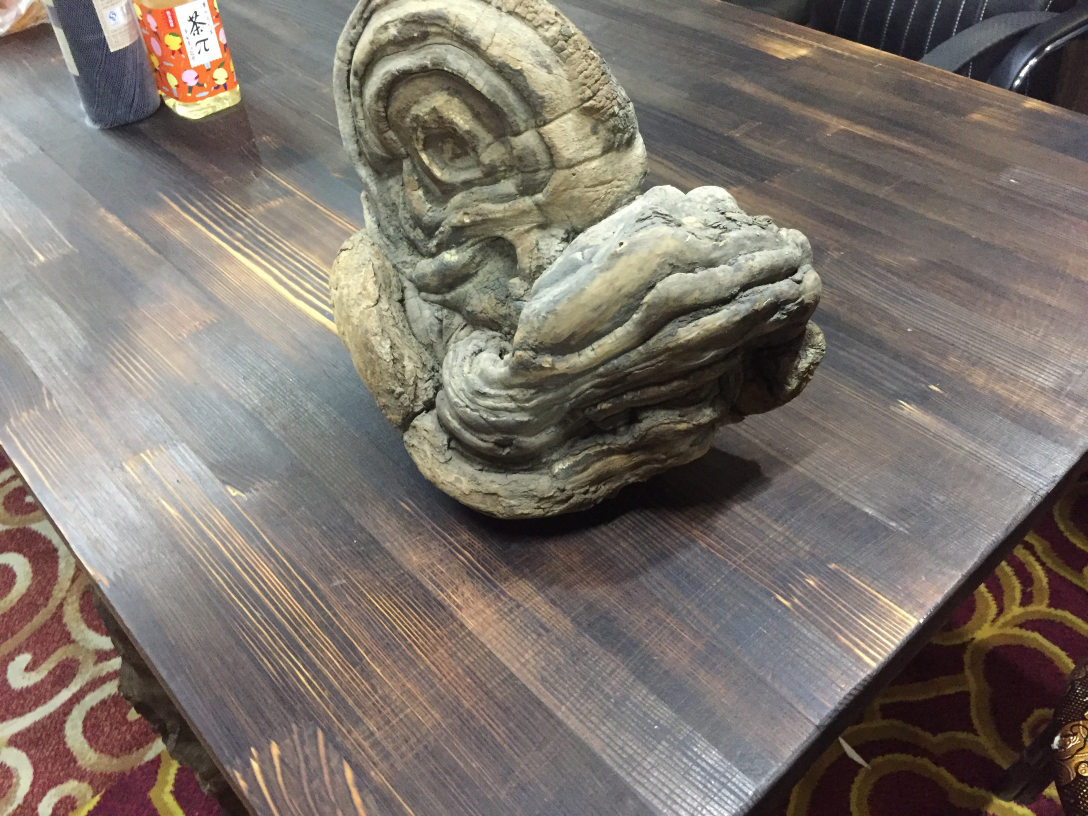
//> input picture features_and_matching/pic/IMG_0693.JPG, 3264 x 2448 px (shown at 1/3 size)
$ ./features pic/IMG_0693.JPG   (built with g++ and OpenCV 4)
//> lines starting //> are read from the running program, lines starting //| are printed output that depends on the picture
#include <opencv2/core/core.hpp>
#include <opencv2/features2d/features2d.hpp>
#include <opencv2/highgui/highgui.hpp>
#include <opencv2/xfeatures2d.hpp>
#include <opencv2/imgproc.hpp>
#include <iostream>

int main(int argc, char* argv[]) {

  cv::Mat img_src=cv::imread(argv[1]);
//> img_src is the input picture: 2448 rows x 3264 cols, CV_8UC3; mean B, G, R 109.1, 116.8, 125.3

  if(argc<2){
      std::cerr<<"usage: features image_file_name"<<std::endl;
      return -1;
  }

  // 加载图像
  if(!img_src.data){
     std::cerr<<"usage: error to load data from "<<argv[2]<<std::endl;
      return -1;
  }
  std::cout<<"image size: "<<img_src.rows<<" x "<< img_src.cols<<std::endl;
//| image size: 2448 x 3264

  // 为了更好的显示，对图像进行下采样处理
  cv::resize(img_src, img_src, cv::Size(img_src.cols*0.2, img_src.rows*0.2), 0.5, 0.5);
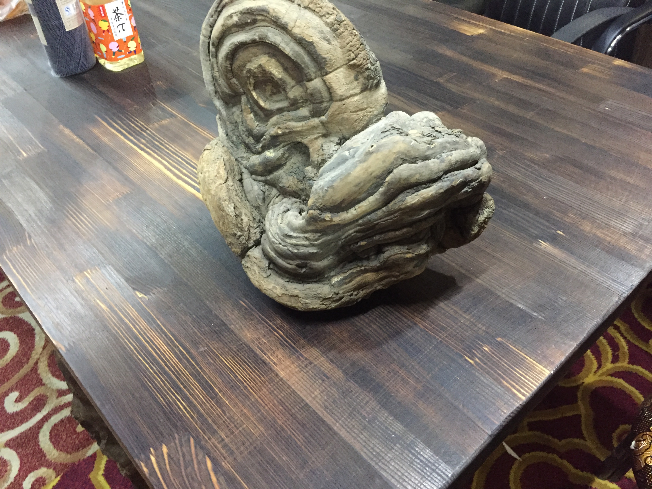
//> img_src: 489 rows x 652 cols, CV_8UC3; mean B, G, R 109, 116.7, 125.2

  // 设置需要检测的特征点的个数
  int n_features=4000;

    /*********************************Harris Corners*****************************/
  clock_t  time_begin=clock();
  // harris 角点检测
  cv::Ptr<cv::GFTTDetector> gftt_detector=cv::GFTTDetector::create(n_features /* maximum of number of keypoints 最大找到的特征点数量*/
                                                                    ,0.01 /* quality level */
                                                                    ,1   /* minimum distances between key points */
                                                                    ,3    /* block size 取窗口大小*/
                                                                    ,true /* use harris detector */
                                                                    ,0.04 /* the value of k in C=det(H) -k trace(H)^2 系数*/
                                                                    );

  // harris 关键点
  std::vector<cv::KeyPoint> harris_keypts;
  // 开始检测关键点
  gftt_detector->detect(img_src, harris_keypts);
//> harris_keypts = 997 keypoints; strongest (x, y, size): (633, 441, 3), (117, 13, 3), (66, 30, 3), (114, 12, 3)
  clock_t time_end=clock();
  std::cout<<harris_keypts.size()<<" harris corners are detected!"<<std::endl;
//| 997 harris corners are detected!
  std::cout<<"harris corners detection cost "<<double(time_end-time_begin)/(double)CLOCKS_PER_SEC<<" s"<<std::endl;

  // draw detected results
  cv::Mat img_harris_result;
  cv::drawKeypoints(img_src, harris_keypts, img_harris_result, cv::Scalar::all(-1), cv::DrawMatchesFlags::DRAW_RICH_KEYPOINTS);
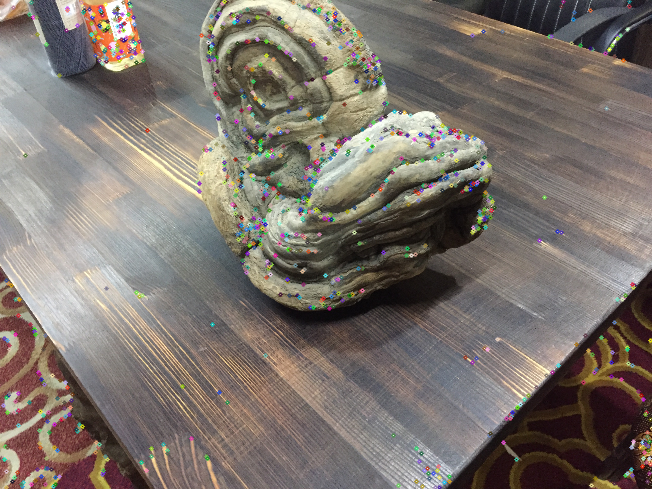
//> img_harris_result: 489 rows x 652 cols, CV_8UC3; mean B, G, R 109.3, 116.5, 124.7
  cv::imwrite("./harris_detected_result.jpg", img_harris_result);


  /***************************************SIFT************************************/
  time_begin=clock();
  // sift detector
  cv::Ptr<cv::xfeatures2d::SIFT> sift_detector = cv::xfeatures2d::SIFT::create(n_features //特征点的个数
                                                                               ,3         // octave的个数
                                                                               ,0.04      // 高斯差分值的阈值，大于该值认为是特征
                                                                               ,10        // 边缘响应阈值
                                                                               ,1.6       // 初始的图像尺度
                                                                               );
  //sift keypoints
  std::vector<cv::KeyPoint> sift_keypts;
  sift_detector->detect(img_src, sift_keypts);
//> sift_keypts = 1712 keypoints; strongest (x, y, size): (610, 49, 2.1), (612, 44, 2.1), (619, 37, 2.6), (614, 41, 2.2)
  time_end=clock();
  std::cout<<sift_keypts.size()<<" sift keypoints are detected!"<<std::endl;
//| 1712 sift keypoints are detected!
  std::cout<<"sift keypoints detection cost "<<double(time_end-time_begin)/(double)CLOCKS_PER_SEC<<" s"<<std::endl;

  // draw detected results
  cv::Mat img_sift_result;
  cv::drawKeypoints(img_src, sift_keypts, img_sift_result, cv::Scalar::all(-1), cv::DrawMatchesFlags::DRAW_RICH_KEYPOINTS);
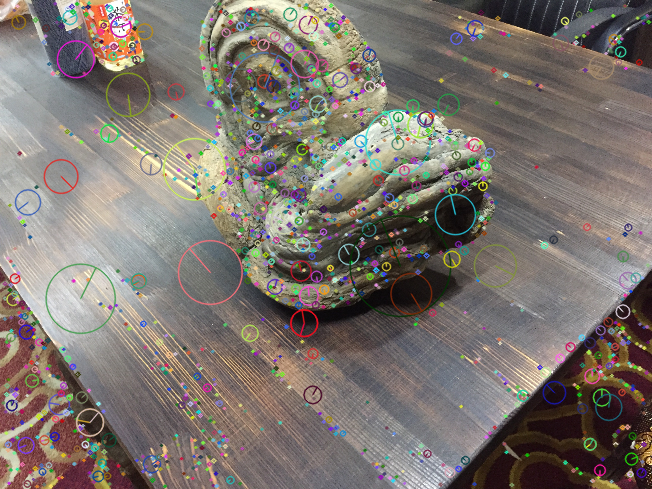
//> img_sift_result: 489 rows x 652 cols, CV_8UC3; mean B, G, R 110.4, 116.9, 124.7
  cv::imwrite("./sift_detected_result.jpg", img_sift_result);


  /****************************************FAST**********************************/
  time_begin=clock();
  cv::Ptr<cv::FastFeatureDetector> fast_detector= cv::FastFeatureDetector::create(50   // 用来比较圆上点和中心点像素阈值
                                                                                  ,true // 是否使用非计大值约束
                                                                                  ,cv::FastFeatureDetector::TYPE_9_16);
  //fast keypoints
  std::vector<cv::KeyPoint> fast_keypts;
  fast_detector->detect(img_src, fast_keypts);
//> fast_keypts = 804 keypoints; strongest (x, y, size): (114, 11, 7), (117, 7, 7), (116, 20, 7), (123, 29, 7)
  time_end=clock();
  std::cout<<fast_keypts.size()<<" fast keypoints are detected!"<<std::endl;
//| 804 fast keypoints are detected!
  std::cout<<"fast keypoints detection cost "<<double(time_end-time_begin)/(double)CLOCKS_PER_SEC<<" s"<<std::endl;

  // draw detected results
  cv::Mat img_fast_result;
  cv::drawKeypoints(img_src, fast_keypts, img_fast_result, cv::Scalar::all(-1), cv::DrawMatchesFlags::DRAW_RICH_KEYPOINTS);
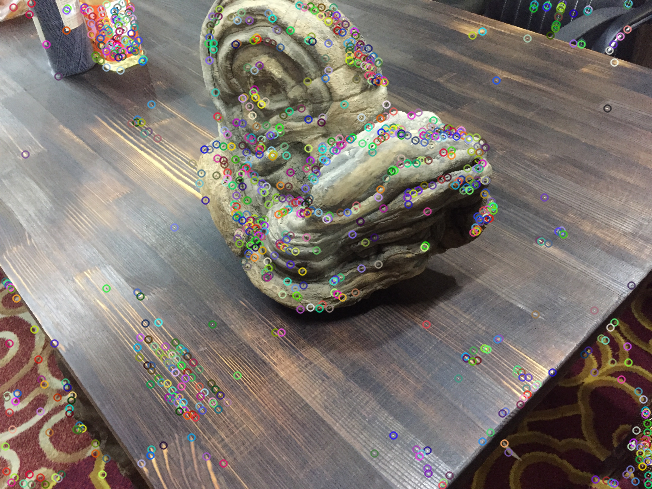
//> img_fast_result: 489 rows x 652 cols, CV_8UC3; mean B, G, R 109.8, 116.4, 124.2
  cv::imwrite("./fast_detected_result.jpg", img_fast_result);

  /****************************************ORB**********************************/
  time_begin=clock();
  cv::Ptr<cv::ORB> orb_detector = cv::ORB::create(n_features   /*输出特征点的个数 */
                                                  ,1.2f  /*尺度因子-用来构建图像金字塔*/
                                                  ,8     /*图像金字塔的层数*/
                                                  ,31
                                                  ,0
                                                  ,2
                                                  ,cv::ORB::HARRIS_SCORE
                                                  ,31
                                                  ,20
                                                  );

  std::vector<cv::KeyPoint> orb_keypts;
  orb_detector->detect(img_src, orb_keypts);
//> orb_keypts = 3763 keypoints; strongest (x, y, size): (300, 213, 31), (609, 50, 31), (100, 60, 31), (609, 45, 31)
  time_end=clock();
  std::cout<<orb_keypts.size()<<" orb key pts are detected!"<<std::endl;
//| 3763 orb key pts are detected!
  std::cout<<"orb keypoints detection cost "<<double(time_end-time_begin)/(double)CLOCKS_PER_SEC<<" s"<<std::endl;

  cv::Mat img_orb_result;
  cv::drawKeypoints(img_src, orb_keypts, img_orb_result, cv::Scalar::all(-1), cv::DrawMatchesFlags::DEFAULT);
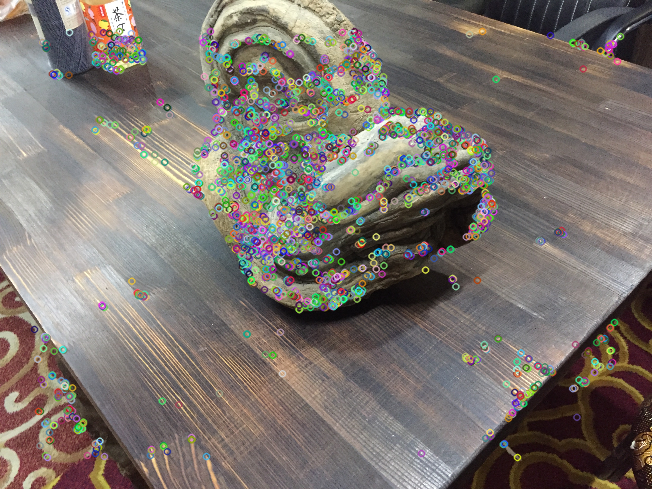
//> img_orb_result: 489 rows x 652 cols, CV_8UC3; mean B, G, R 110.5, 116.8, 124.1
  cv::imwrite("./orb_detected_result.jpg", img_orb_result);

  return 0;
}

$ run again, on features_and_matching/pic/IMG_0696.JPG
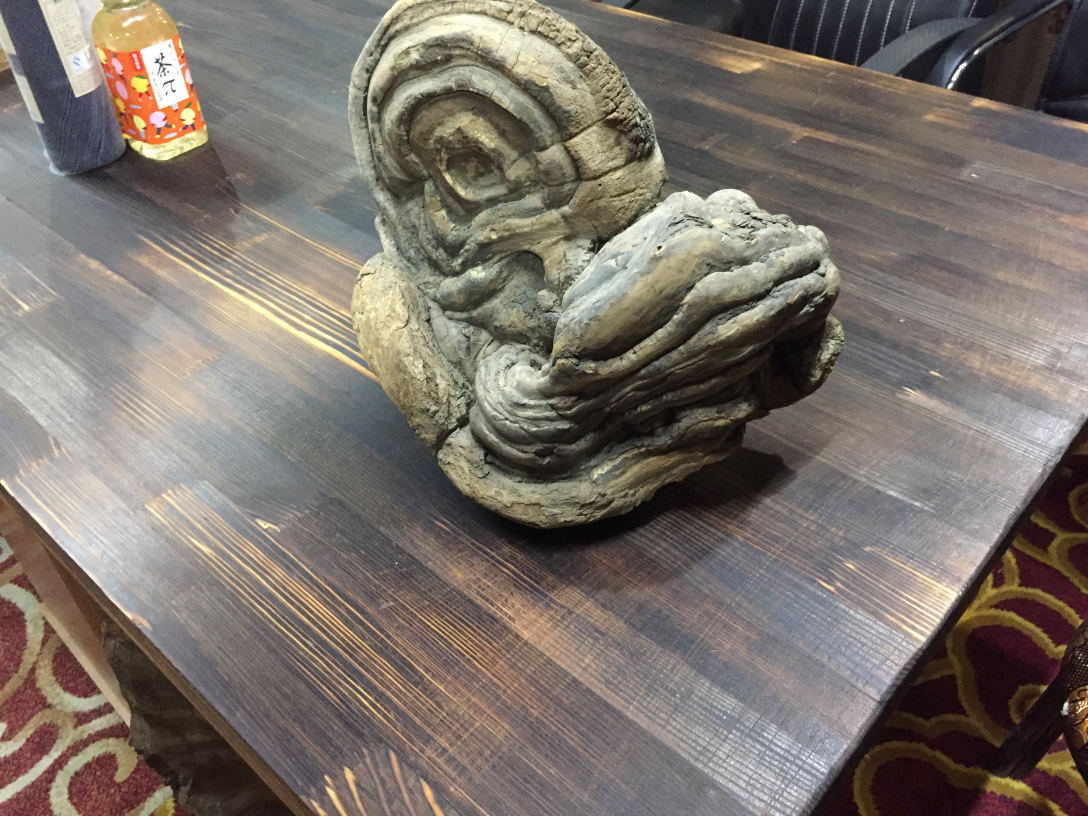
//> input picture features_and_matching/pic/IMG_0696.JPG, 3264 x 2448 px (shown at 1/3 size)
//> img_src is the input picture: 2448 rows x 3264 cols, CV_8UC3; mean B, G, R 106.7, 114.7, 123.3
//| image size: 2448 x 3264
//> img_src: 489 rows x 652 cols, CV_8UC3
//> harris_keypts = 911 keypoints; strongest (x, y, size): (395, 148, 3), (639, 421, 3), (578, 38, 3), (584, 31, 3)
//| 911 harris corners are detected!
//> sift_keypts = 1738 keypoints; strongest (x, y, size): (569, 51, 2), (578, 39, 1.9), (638, 423, 2.4), (572, 46, 2.2)
//| 1738 sift keypoints are detected!
//> `cv::drawKeypoints(img_src, sift_keypts, img_sift_result, cv::Scalar::a..`:
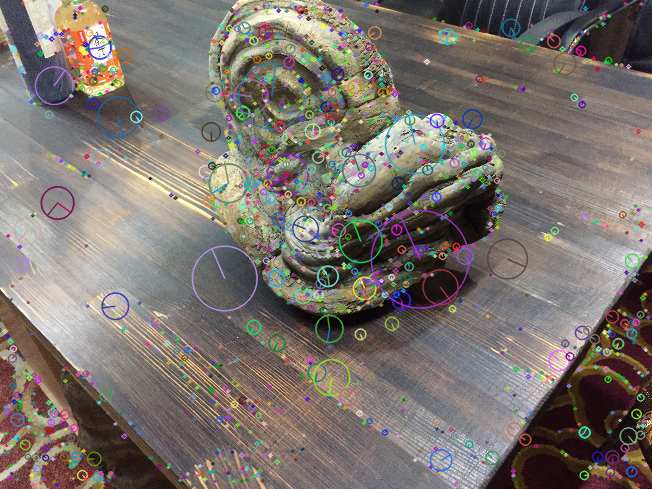
//> img_sift_result: 489 rows x 652 cols, CV_8UC3; mean B, G, R 109.1, 115.3, 122.8
//> fast_keypts = 897 keypoints; strongest (x, y, size): (94, 36, 7), (102, 48, 7), (104, 54, 7), (100, 38, 7)
//| 897 fast keypoints are detected!
//> orb_keypts = 3863 keypoints; strongest (x, y, size): (569, 51, 31), (94, 36, 31), (489, 160, 31), (578, 38, 31)
//| 3863 orb key pts are detected!
//> `cv::drawKeypoints(img_src, orb_keypts, img_orb_result, cv::Scalar::all..`:
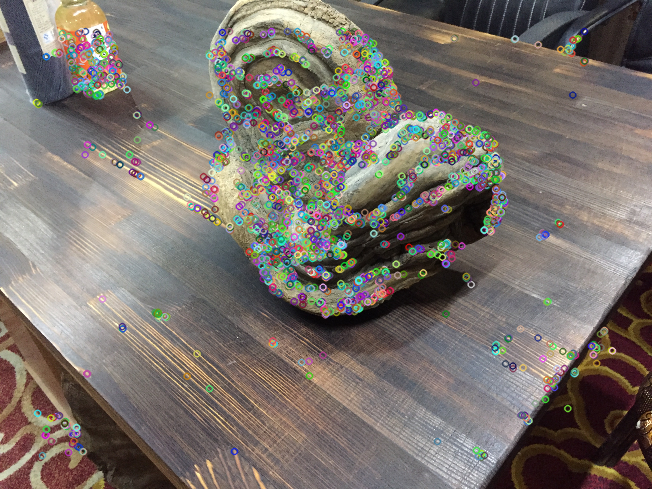
//> img_orb_result: 489 rows x 652 cols, CV_8UC3; mean B, G, R 108.6, 114.9, 122.3

$ run again, on features_and_matching/pic/IMG_0697.JPG
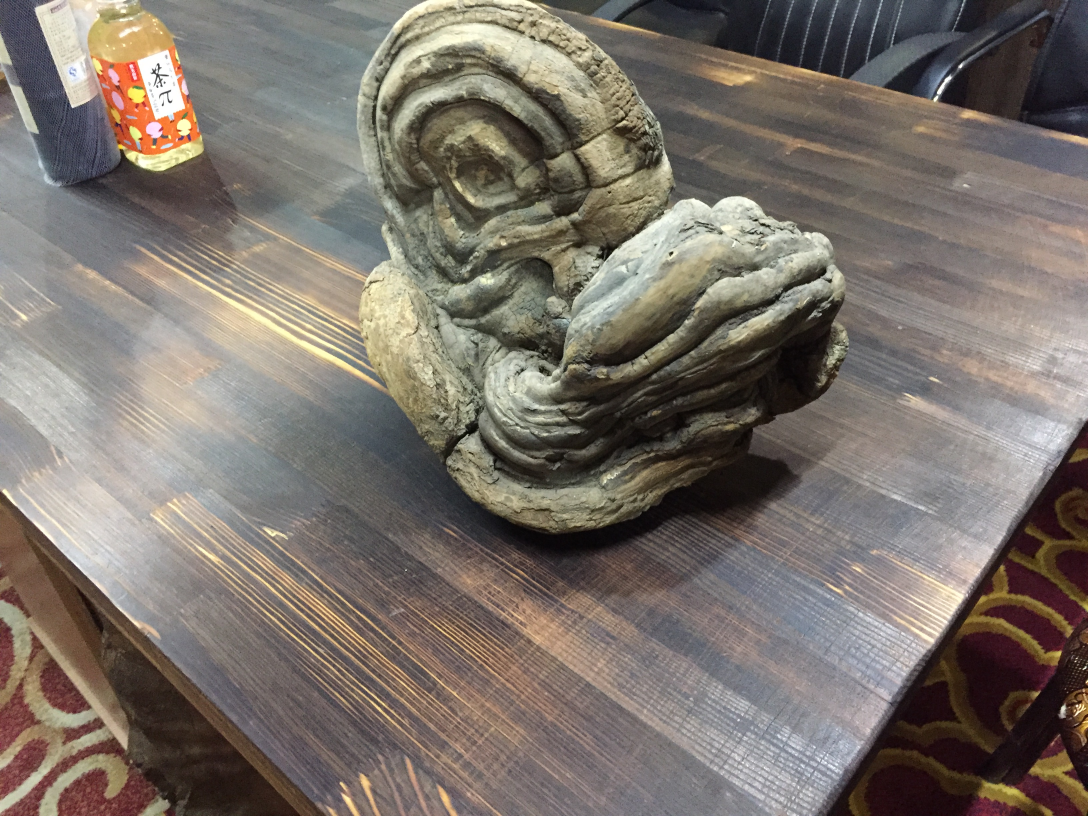
//> input picture features_and_matching/pic/IMG_0697.JPG, 3264 x 2448 px (shown at 1/3 size)
//> img_src is the input picture: 2448 rows x 3264 cols, CV_8UC3; mean B, G, R 107.1, 114.9, 123.4
//| image size: 2448 x 3264
//> img_src: 489 rows x 652 cols, CV_8UC3
//> harris_keypts = 898 keypoints; strongest (x, y, size): (569, 46, 3), (637, 423, 3), (402, 151, 3), (575, 40, 3)
//| 898 harris corners are detected!
//> sift_keypts = 1800 keypoints; strongest (x, y, size): (637, 424, 2.1), (565, 52, 1.9), (319, 22, 2), (78, 93, 3.7)
//| 1800 sift keypoints are detected!
//> `cv::drawKeypoints(img_src, sift_keypts, img_sift_result, cv::Scalar::a..`:
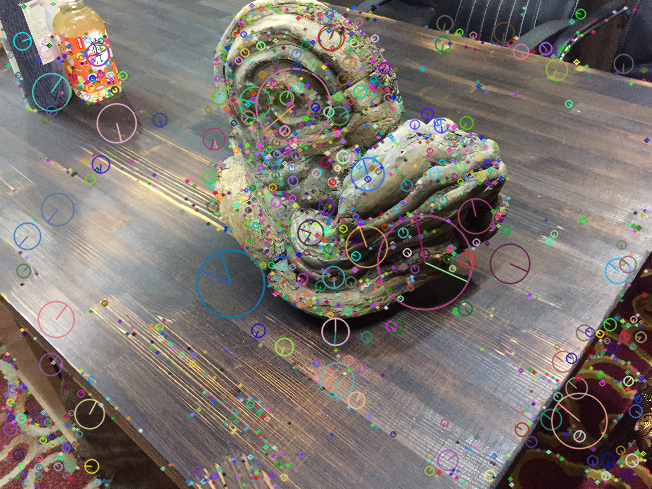
//> img_sift_result: 489 rows x 652 cols, CV_8UC3; mean B, G, R 109.8, 116.1, 123.6
//> fast_keypts = 945 keypoints; strongest (x, y, size): (92, 43, 7), (95, 40, 7), (94, 38, 7), (569, 46, 7)
//| 945 fast keypoints are detected!
//> orb_keypts = 3814 keypoints; strongest (x, y, size): (95, 45, 31), (92, 43, 31), (98, 55, 31), (569, 46, 31)
//| 3814 orb key pts are detected!
//> `cv::drawKeypoints(img_src, orb_keypts, img_orb_result, cv::Scalar::all..`:
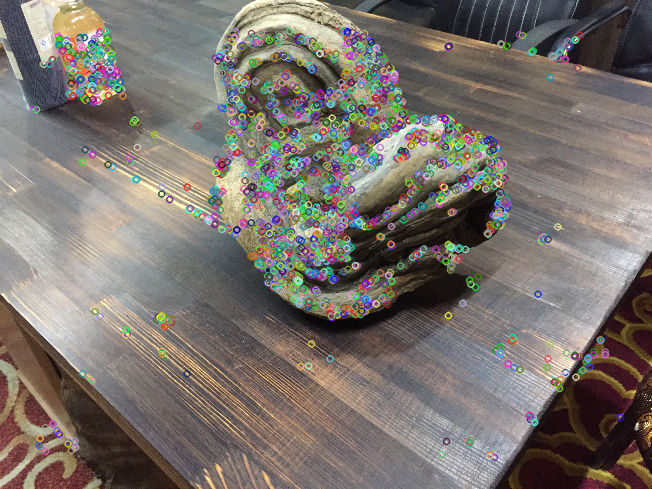
//> img_orb_result: 489 rows x 652 cols, CV_8UC3; mean B, G, R 109.1, 115.1, 122.5
